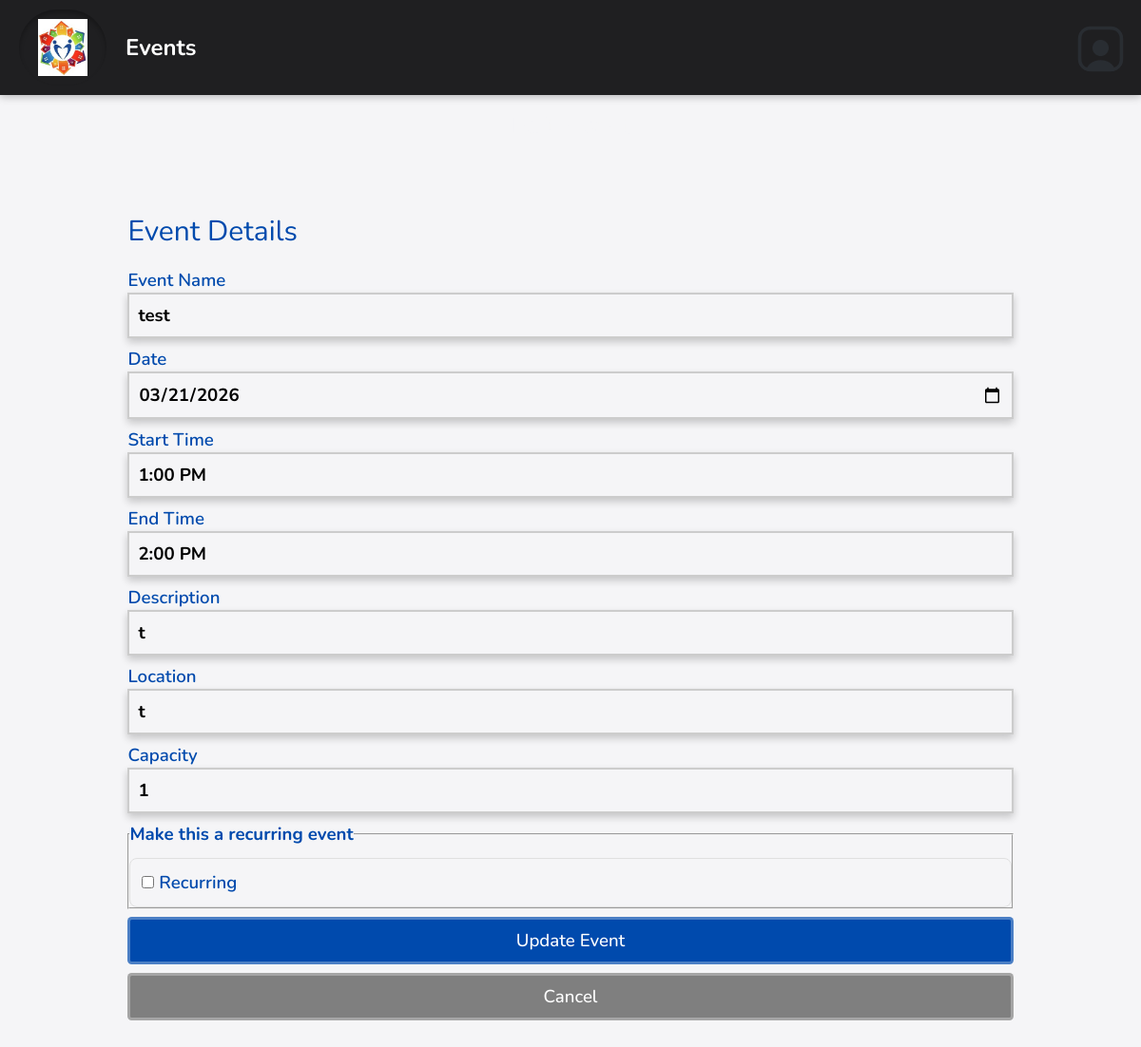
Page /editEvent.php?id=248 (signed in) on the committed database.
### tables this page shows
CREATE TABLE `dbevents` (
  `id` int(11) NOT NULL,
  `name` text NOT NULL,
  `date` char(10) NOT NULL,
  `startTime` char(5) NOT NULL,
  `endTime` char(5) NOT NULL,
  `description` text NOT NULL,
  `capacity` int(11) NOT NULL,
  `location` text DEFAULT NULL,
  `archived` tinyint(4) NOT NULL
);

### database/dbEvents.php (called while the page is built, shortened)
<?php
function fetch_event_by_id($id) {
    $connection = connect();
    $id = mysqli_real_escape_string($connection, $id);
    $query = "select * from dbevents where id = '$id'";
    $result = mysqli_query($connection, $query);
    $event = mysqli_fetch_assoc($result);
    if ($event) {
        return $event;
    }
    return null;
}

### include/output.php (called while the page is built, shortened)
<?php
    function hsc($input) {
        return htmlspecialchars($input ?? '');
    }
    function time24hTo12h($time) {
        $tempTime = explode(':', $time);
        $hour = $tempTime[0];
        $minute = $tempTime[1];
        $hour = intval($hour);
        if ($hour < 12) {
            if ($hour == 0) {
                $hour = 12;
            }
            return hsc($hour . ':' . $minute . ' AM');
        } else if ($hour > 12) {
            $hour -= 12;
        }
        return hsc($hour . ':' . $minute . ' PM');
    }

### editEvent.php (the view, shortened to what this page needs)
<?php
    require_once('database/dbEvents.php');
    $args  = sanitize($_GET);
    $id    = $args['id'];
    $event = fetch_event_by_id($id);
    require_once('include/output.php');
?>
<!DOCTYPE html>
<html>
    <head>
        <?php require_once('universal.inc') ?>
    </head>
    <body>
        <?php require_once('header.php') ?>
        <h1>Edit Event</h1>
        <main class="date">
            <h2>Event Details</h2>
            <form id="new-event-form" method="post">
                <label for="name">Event Name </label>
                <input type="text" id="name" name="name" value="<?php echo $event['name'] ?>" required placeholder="Enter name">
                <label for="name">Date </label>
                <input type="date" id="date" name="date" value="<?php echo $event['date'] ?>" min="<?php echo date('Y-m-d'); ?>" required>
                <label for="name">Start Time </label>
                <input type="text" id="start-time" name="start-time" value="<?php echo time24hto12h($event['startTime']) ?>" pattern="([1-9]|10|11|12):[0-5][0-9] ?([aApP][mM])" required placeholder="Enter start time. Ex. 12:00 PM">
                <label for="name">End Time </label>
                <input type="text" id="end-time" name="end-time" value="<?php echo time24hto12h($event['endTime']) ?>" pattern="([1-9]|10|11|12):[0-5][0-9] ?([aApP][mM])" required placeholder="Enter end time. Ex. 12:00 PM">
                <label for="name">Description </label>
                <input type="text" id="description" name="description" value="<?php echo $event['description'] ?>" required placeholder="Enter description">
                <label for="name">Location </label>
                <input type="text" name="location" value="<?= htmlspecialchars($event['location'], ENT_QUOTES, 'UTF-8') ?>">
                <label for="name">Capacity </label>
                <input type="number" id="capacity" name="capacity" value="<?php echo $event['capacity'] ?>" placeholder="Enter capacity (e.g. 1-99)">
                <fieldset style="display:flex; align-items:center; gap:8px; margin-bottom:8px;">
                    <legend>Make this a recurring event</legend>
                    <label style="margin-top:12px; padding:12px; border:1px solid #e0e0e0; border-radius:8px;">
                        <input
                            type="checkbox"
                            id="recurring"
                            name="recurring"
                            value="1"
                            <?php if (!empty($event['series_id'])) echo 'checked'; ?>
                        >
                        Recurring
                    </label>
                </fieldset>
                <input type="submit" value="Update Event">
                <a class="button cancel" href="event.php?id=<?php echo htmlspecialchars($_GET['id']) ?>" style="margin-top: .5rem">Cancel</a>
            </form>
        </main>
    </body>
</html>

### css/base.css (style rules this page uses)
html, body, header, main, footer, div, span, p, h1, h2, h3, h4, h5, h6, ul, ol, li, input, select, textarea, form, section, label, table, td, tr, th, form, fieldset, em, button, a { padding: 0; margin: 0; font-size: inherit; font-family: inherit; font-weight: inherit; text-decoration: none; font-style: normal; box-sizing: border-box; text-align: left; list-style-type: none; border-spacing: 0; font-weight: bold; }
:root { --page-background-color: #f5f5f7; --page-font-color: rgb(0, 74, 173); --inactive-font-color: #6b6b6b; --inactive-background-color: #eeeeee; --standout-background: #ffffff; --happy-toast-background-color: #7fa88a; --happy-toast-font-color: #ffffff; --info-toast-background-color: #e6e6e6; --info-toast-font-color: #111111; --error-toast-background-color: #c97b67; --error-toast-font-color: #ffffff; --shadow-and-border-color: #d6d6d6; --accent-color: rgb(62, 129, 50); --main-color: rgb(0, 74, 173); --secondary-accent-color: rgb(62, 129, 50); --wv-accent-color: #C9AB81; --wv-accent-foreground: #ffffff; --wv-bg-light: #ffffff; --wv-text-dark: #111111; --wv-muted-text: #6b6b6b; --calendar-event-color: #b0b0b0; --calendar-event-color-hover: var(--accent-color); --calendar-today-border: 2px solid var(--secondary-accent-color); --button-font-color: #ffffff; --button-padding: 0.5rem 1.5rem; --button-border-radius: 0.25rem; --standard-border: 1px solid #cccccc; --light-border: 1px solid var(--shadow-and-border-color); --text-field-border: 2px solid #cccccc; --cancel-button-background-color: rgb(127,127,127); --error-color: #c97b67; font-size: 18px; font-family: Montserrat; font-weight: 300; }
body { background-color: var(--page-background-color); color: var(--page-font-color); font-family: Montserrat; }
a { color: var(--main-color); }
main:not(.login):not(.calendar-view):not(.dashboard) { padding: 1rem; }
input[type=text], input[type=password], input[type=date], input[type=email], input[type=number], input[type=tel], select, textarea, .pseudo-input, .pseudo-input-disabled { border: var(--text-field-border); border-radius: 0; padding: 0.5rem; width: 100%; background-color: var(--page-background-color); margin-bottom: 0.5rem; scroll-margin: 7.5rem; box-shadow: 0px 4px 8px rgba(0,0,0,0.2); color: black; }
input[type=submit], .button, a.button-signup { color: var(--button-font-color); background-color: var(--main-color); padding: var(--button-padding); border: 3px solid rgba(255, 255, 255, 0.295); border-radius: var(--button-border-radius); font-weight: 500; width: 100%; transition: background-color .3s; cursor: pointer; text-align: center; }
label { color: var(--page-font-color); font-weight: 600; width: 100%; text-align: left; }
h1 { font-size: 1.5rem; font-weight: 500; margin-bottom: 2rem; background-color: var(#C9AB81); color: var(--page-background-color); width: 100%; text-align: center; padding: 1rem; }
h2 { font-size: 1.5rem; font-weight: 500; }
.button { display: inline-block; }
button.cancel, a.cancel { background-color: var(--cancel-button-background-color); color: white; }
main.date { gap: 1rem; margin-bottom: 4rem; }
@media only screen and (min-width: 1024px) { main.date { width: 100%; display: flex; flex-direction: column; align-items: center; } }
@media only screen and (min-width: 1024px) { main.date > * { width: 80%; } }

### rows in the picture
dbevents: name "test", date "03/21/2026", start-time "1:00 PM", end-time "2:00 PM", description "t", location "t", capacity "1"
